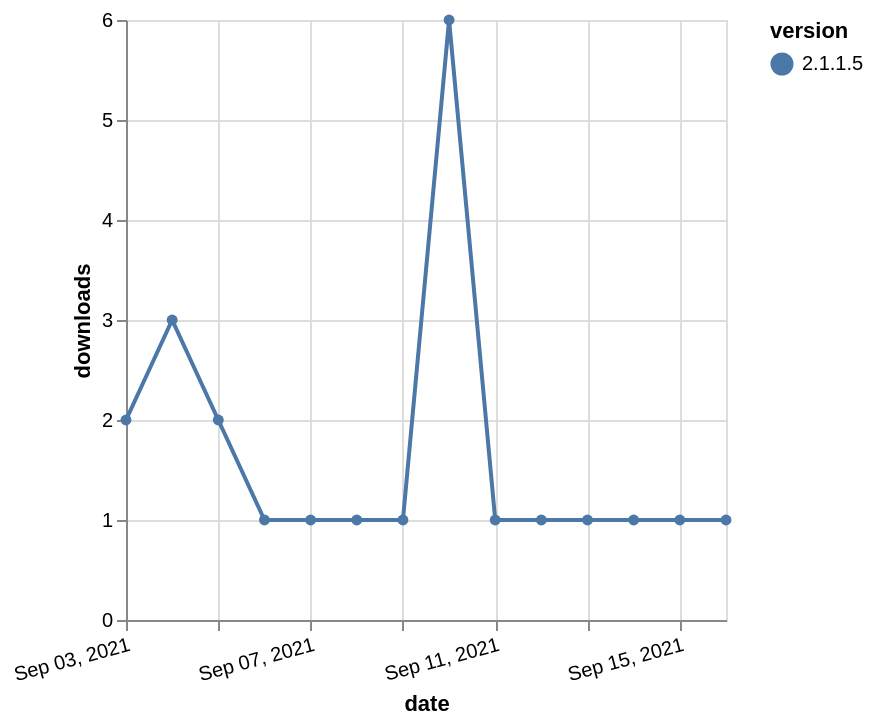

Write the Vega-Lite specification saved for this chart.
### Vega-Lite specification from a JSON file in a GitHub repository (floating-point values rounded to 4 significant figures)
{"$schema": "https://vega.github.io/schema/vega-lite/v5.json", "description": "A simple bar chart with embedded data.", "data": {"values": [{"date": "2021-09-03", "total": 445, "delta": 2, "version": "2.1.1.5"}, {"date": "2021-09-04", "total": 448, "delta": 3, "version": "2.1.1.5"}, {"date": "2021-09-05", "total": 450, "delta": 2, "version": "2.1.1.5"}, {"date": "2021-09-06", "total": 451, "delta": 1, "version": "2.1.1.5"}, {"date": "2021-09-07", "total": 452, "delta": 1, "version": "2.1.1.5"}, {"date": "2021-09-08", "total": 453, "delta": 1, "version": "2.1.1.5"}, {"date": "2021-09-09", "total": 454, "delta": 1, "version": "2.1.1.5"}, {"date": "2021-09-10", "total": 460, "delta": 6, "version": "2.1.1.5"}, {"date": "2021-09-11", "total": 461, "delta": 1, "version": "2.1.1.5"}, {"date": "2021-09-12", "total": 462, "delta": 1, "version": "2.1.1.5"}, {"date": "2021-09-13", "total": 463, "delta": 1, "version": "2.1.1.5"}, {"date": "2021-09-14", "total": 464, "delta": 1, "version": "2.1.1.5"}, {"date": "2021-09-15", "total": 465, "delta": 1, "version": "2.1.1.5"}, {"date": "2021-09-16", "total": 466, "delta": 1, "version": "2.1.1.5"}]}, "width": "container", "mark": {"type": "line", "point": {"filled": true}}, "encoding": {"x": {"field": "date", "type": "temporal", "timeUnit": "yearmonthdate", "title": "date", "axis": {"labelAngle": -15}}, "y": {"field": "delta", "type": "quantitative", "title": "downloads"}, "color": {"field": "version", "type": "nominal"}, "tooltip": {"field": "delta"}}}
